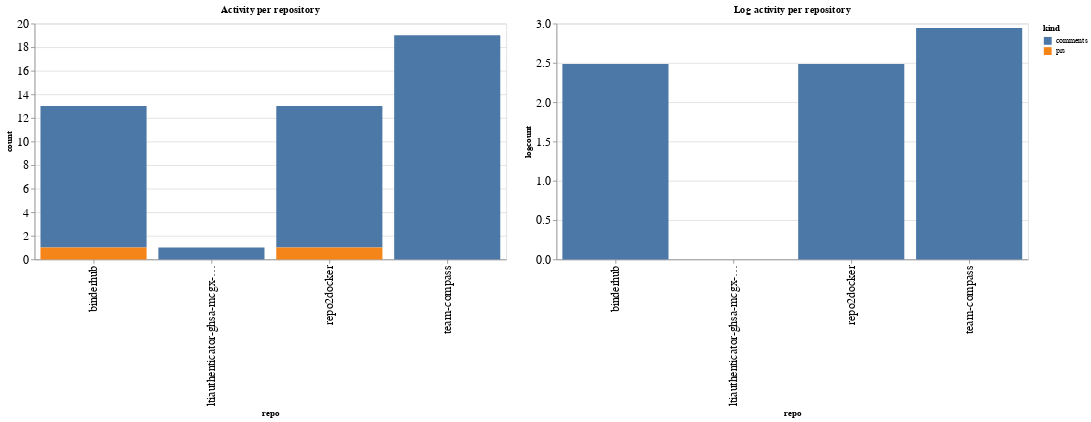

Notebook source saved alongside this figure:
### Code cell
ch1 = alt.Chart(repo_summaries, width=600, title="Activity per repository").mark_bar().encode(
    x='repo',
    y='count',
    color='kind',
    tooltip="kind"
)

ch2 = alt.Chart(repo_summaries, width=600, title="Log activity per repository").mark_bar().encode(
    x='repo',
    y='logcount',
    color='kind',
    tooltip="kind"
)

ch1 | ch2

### Figure 1 — Vega-Lite specification as saved in the notebook (floating-point values rounded to 4 significant figures)
{"config": {"axisLeft": {"labelFontSize": 15}, "axisBottom": {"labelFontSize": 15}}, "hconcat": [{"mark": "bar", "encoding": {"color": {"field": "kind", "type": "nominal"}, "tooltip": {"field": "kind", "type": "nominal"}, "x": {"field": "repo", "type": "nominal"}, "y": {"field": "count", "type": "quantitative"}}, "title": "Activity per repository", "width": 600}, {"mark": "bar", "encoding": {"color": {"field": "kind", "type": "nominal"}, "tooltip": {"field": "kind", "type": "nominal"}, "x": {"field": "repo", "type": "nominal"}, "y": {"field": "logcount", "type": "quantitative"}}, "title": "Log activity per repository", "width": 600}], "data": {"name": "data-dbf1f8355e7afd67f46c31c90704cde9"}, "$schema": "https://vega.github.io/schema/vega-lite/v4.17.0.json", "datasets": {"data-dbf1f8355e7afd67f46c31c90704cde9": [{"repo": "binderhub", "kind": "comments", "count": 12, "logcount": 2.485}, {"repo": "binderhub", "kind": "prs", "count": 1, "logcount": 0.0}, {"repo": "ltiauthenticator-ghsa-mcgx-2gcr-p3hp", "kind": "comments", "count": 1, "logcount": 0.0}, {"repo": "repo2docker", "kind": "comments", "count": 12, "logcount": 2.485}, {"repo": "repo2docker", "kind": "prs", "count": 1, "logcount": 0.0}, {"repo": "team-compass", "kind": "comments", "count": 19, "logcount": 2.944}]}}
